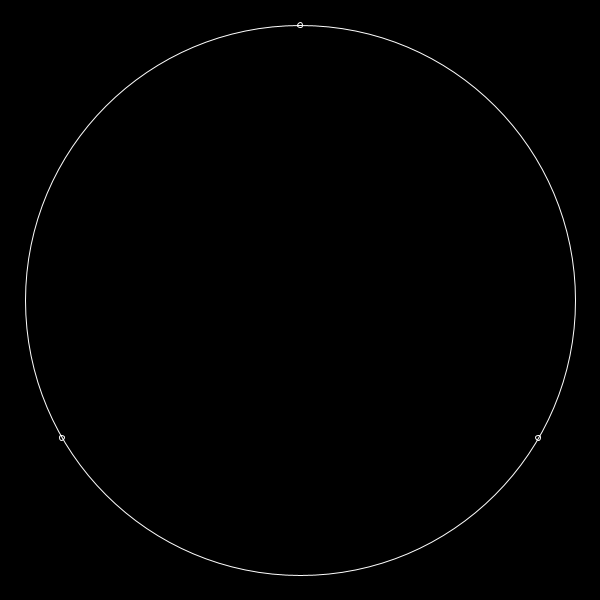
Frame 1 (no input)
Frame 60 (the mouse pressed at the canvas centre just before this capture): identical to frame 1, image omitted
Frame 120 (the mouse held since frame 60 and released just before this capture): identical to frame 1, image omitted

The Processing sketch that drew this single still picture (run headless with seeded random() and noise(); from frame 60 on, the mouse is pressed at the canvas centre):

// Processing sketch: processing_19885
// ── processing_19885.pde

PVector [] points = new PVector [3];
float circleRad = 275;
int numPoints = 3;

PVector center;

void setup () {
    background (000, 000, 000);
    size (600, 600);
    
    center = new PVector ( width/2, height/2);
}


void draw () {
    background (000, 000, 000);
    
    PVector pointHolder;
    //println( "positioning" );
    
    
    
    points = new PVector[numPoints];
    
    for (int i = 0; i<points.length; i++) {
        pointHolder = calculatePositionForDegrees( ( (float(360)/float(points.length)) * i ) + -90 );
        points [i] = pointHolder;
        
        //println( "    POS IS " + points[i].x + ", " + points[i].y ); 
    }
    
    // draw circle
    stroke (255, 255, 255);
    noFill ();
    ellipse (center.x, center.y, circleRad*2, circleRad*2);
    
    //noStroke ();
    for (int i = 0; i<points.length; i++) {
        ellipse (center.x+points[i].x, center.y+points[i].y, 5, 5);
    }
    
    strokeWeight (1);
    stroke (255, 255, 255);
    
    for (int i = 0; i<points.length; i++) {
        for (int j = 0; j<points.length; j++ ) {
            if (i==j) {
            } else if (wrapArray( i+1 )==j ) {
            } else if (wrapArray (i-1)==j) {
            } else{
                if (i% 6 == 0) {
                    stroke (255, 000, 000);
                }
                if (i% 6 == 1) {
                    stroke (000, 255, 000);
                }
                if (i% 6 == 2) {
                    stroke (000, 000, 255);
                }
                if (i% 6 == 3) {
                    stroke (255, 255, 0);
                }
                if (i% 6 == 4) {
                    stroke (153, 0, 153);
                }
                if (i% 6 == 5) {
                    stroke (255, 153, 000);
                }
                line ( center.x+points[i].x, center.y+points[i].y,  center.x+points[j].x, center.y+points[j].y );
            }
        }
    }
}

void keyPressed() {
    if (keyCode == UP) {
        numPoints++;
    } else if ( keyCode == DOWN ) {
        if ( numPoints > 3 ) {
            numPoints--;
        }
    }
}




PVector calculatePositionForDegrees ( float degrees ) {
    PVector posHolder = new PVector();
    
    posHolder.x = cos( radians(degrees) ) * circleRad;
    posHolder.y = sin( radians(degrees) ) * circleRad;
        
    return posHolder;
}


int wrapArray (int index) {
    
    if (index==points.length) {
        return 0;
    }else if (index==-1) {
        return points.length-1;
    }else {
        return index;
    }
}
    
    
    
    
    
    
    
    
    
    
    
    
    
    
    
    

                
                
